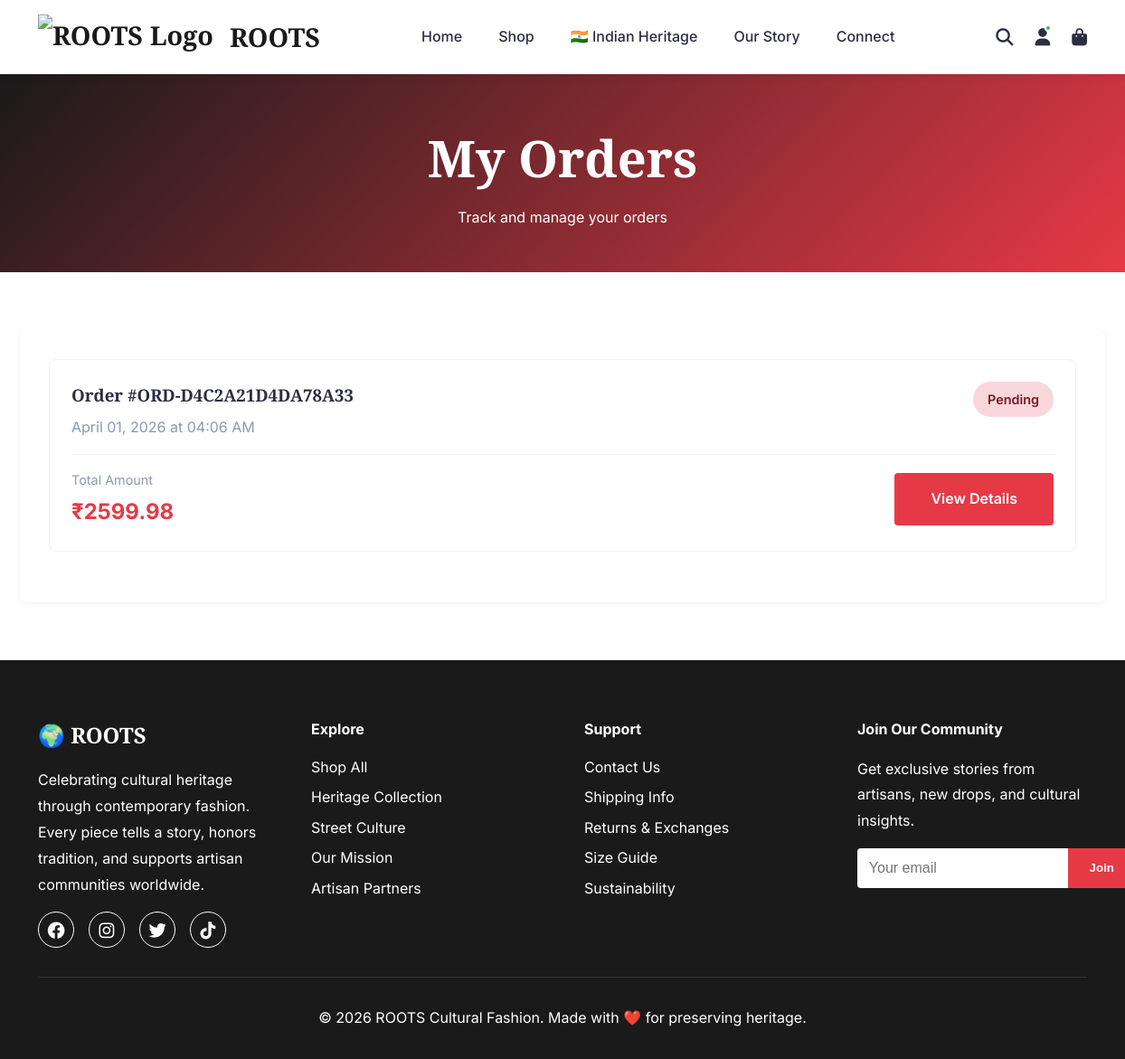
The page /user/orders (signed in) on the database its author committed.
### models/__init__.py (models this page shows, shortened)
class Order(db.Model):
    __tablename__ = 'orders'
    id = db.Column(db.Integer, primary_key=True)
    order_number = db.Column(db.String(50), unique=True, nullable=False, index=True)
    user_id = db.Column(db.Integer, db.ForeignKey('users.id'), nullable=False)
    status = db.Column(db.String(20), default='pending')
    subtotal_amount = db.Column(db.Float, nullable=False, default=0)
    discount_amount = db.Column(db.Float, default=0)
    coupon_code = db.Column(db.String(50))
    total_amount = db.Column(db.Float, nullable=False)
    shipping_address_id = db.Column(db.Integer, db.ForeignKey('addresses.id'))
    shipping_address = db.relationship('Address', foreign_keys=[shipping_address_id])
    created_at = db.Column(db.DateTime, default=lambda: datetime.now(timezone.utc))
    updated_at = db.Column(db.DateTime, default=lambda: datetime.now(timezone.utc),
                          onupdate=lambda: datetime.now(timezone.utc))
    items = db.relationship('OrderItem', backref='order', lazy='dynamic')

### controllers/user_controller.py (the view)
@user_bp.route('/orders')
@login_required
def orders():
    page = request.args.get('page', 1, type=int)
    orders_pagination = OrderRepository.find_by_user(session['user_id'], page=page, per_page=10)
    return render_template('user/orders.html', orders=orders_pagination)

### app.py (called while the page is built)
@app.after_request
def add_cache_headers(response):
    if request.path.startswith('/static/'):
        response.cache_control.max_age = 2592000
        response.cache_control.public = True
    elif request.endpoint in ['home', 'shop', 'about', 'contact', 'indian_heritage', 'design_gallery']:
        response.cache_control.max_age = 3600
        response.cache_control.public = True
    return response

@app.before_request
def redirect_to_custom_domain():
    if env == 'production':
        if 'indian-heritage-fashion.onrender.com' in request.url:
            new_url = request.url.replace('indian-heritage-fashion.onrender.com', 'www.rootsfashion.in')
            return redirect(new_url, code=301)

@app.context_processor
def inject_now():
    return {'now': datetime.now(timezone.utc)}

@app.context_processor
def inject_user():
    try:
        user_info = {
            'is_authenticated': 'user_id' in session,
            'is_admin': 'admin_id' in session,
            'username': session.get('username') or session.get('admin_username'),
            'user_id': session.get('user_id'),
            'admin_id': session.get('admin_id')
        }
    except RuntimeError:
        user_info = {
            'is_authenticated': False,
            'is_admin': False,
            'username': None,
            'user_id': None,
            'admin_id': None
        }
    return {'current_user': user_info}

### repositories/__init__.py (called while the page is built)
    @staticmethod
    def find_by_user(user_id: int, page: int = 1, per_page: int = 20):
        return Order.query.filter_by(user_id=user_id).order_by(
            Order.created_at.desc()
        ).paginate(page=page, per_page=per_page, error_out=False)

### templates/user/orders.html (shortened to what this page needs)
{% extends "base.html" %}
{% block content %}
<div class="page-header" style="padding: 3rem 0;">
    <div class="container">
        <h1>My Orders</h1>
        <p>Track and manage your orders</p>
    </div>
</div>
<div class="container" style="padding: 4rem 0;">
    {% if orders.items %}
        <div style="background: white; padding: 2rem; border-radius: 8px; box-shadow: 0 2px 10px rgba(0,0,0,0.05);">
            {% for order in orders.items %}
                <div style="padding: 1.5rem; border: 1px solid #edf2f4; border-radius: 8px; margin-bottom: 1.5rem;">
                    <div style="display: flex; justify-content: space-between; align-items: start; margin-bottom: 1rem;">
                        <div>
                            <h3 style="margin-bottom: 0.5rem;">Order #{{ order.order_number }}</h3>
                            <p style="color: #8d99ae; margin: 0;">{{ order.created_at.strftime('%B %d, %Y at %I:%M %p') }}</p>
                        </div>
                        <span style="padding: 0.5rem 1rem; border-radius: 20px; font-size: 0.9rem; font-weight: 600;
                            {% if order.status == 'delivered' %}background: #d4edda; color: #155724;
                            {% elif order.status == 'shipped' %}background: #d1ecf1; color: #0c5460;
                            {% elif order.status == 'confirmed' %}background: #fff3cd; color: #856404;
                            {% else %}background: #f8d7da; color: #721c24;{% endif %}">
                            {{ order.status|capitalize }}
                        </span>
                    </div>
                    <div style="border-top: 1px solid #edf2f4; padding-top: 1rem; margin-top: 1rem;">
                        <div style="display: flex; justify-content: space-between; align-items: center;">
                            <div>
                                <p style="color: #8d99ae; font-size: 0.9rem; margin-bottom: 0.3rem;">Total Amount</p>
                                <p style="font-size: 1.5rem; font-weight: bold; color: #e63946; margin: 0;">₹{{ order.total_amount }}</p>
                            </div>
                            <a href="{{ url_for('user.order_detail', order_id=order.id) }}" class="btn btn-primary">View Details</a>
                        </div>
                    </div>
                </div>
            {% endfor %}
        </div>
    {% endif %}
</div>
{% endblock %}

### static/css/style.css (style rules this page uses)
* { margin: 0; padding: 0; box-sizing: border-box; }
:root { --primary-color: #1a1a1a; --secondary-color: #e63946; --accent-color: #f4a261; --text-color: #2b2d42; --light-bg: #fefae0; --white: #ffffff; --gray: #8d99ae; --border-color: #edf2f4; }
body { font-family: 'Inter', 'Segoe UI', sans-serif; line-height: 1.6; color: var(--text-color); }
h1, h2, h3 { font-family: 'Playfair Display', serif; }
.container { max-width: 1200px; margin: 0 auto; padding: 0 20px; }
.btn { display: inline-block; padding: 1rem 2.5rem; text-decoration: none; border: none; cursor: pointer; font-size: 1rem; transition: all 0.3s; font-weight: 600; border-radius: 4px; }
.btn-primary { background: var(--secondary-color); color: var(--white); }
.page-header { background: linear-gradient(135deg, var(--primary-color), var(--secondary-color)); color: var(--white); text-align: center; padding: 5rem 0; }
.page-header h1 { font-size: 3.5rem; margin-bottom: 0.5rem; font-weight: 700; }

### rows shown on the page
Order: order_number "ORD-D4C2A21D4DA78A33", created_at "April 01, 2026 at 04:06 AM", status "Pending", total_amount "2599.98"
